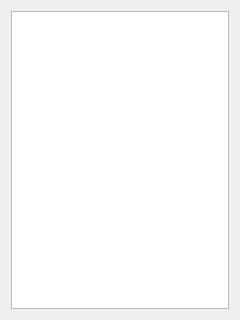
<?xml version="1.0" encoding="UTF-8"?>
<ui version="4.0">
 <class>Form</class>
 <widget class="QWidget" name="Form">
  <property name="geometry">
   <rect>
    <x>0</x>
    <y>0</y>
    <width>240</width>
    <height>320</height>
   </rect>
  </property>
  <property name="windowTitle">
   <string>sub_tree</string>
  </property>
  <layout class="QHBoxLayout" name="horizontalLayout">
   <item>
    <widget class="QListWidget" name="lw_sub_tree">
     <property name="mouseTracking">
      <bool>true</bool>
     </property>
     <property name="focusPolicy">
      <enum>Qt::WheelFocus</enum>
     </property>
     <property name="sizeAdjustPolicy">
      <enum>QAbstractScrollArea::AdjustIgnored</enum>
     </property>
     <property name="editTriggers">
      <set>QAbstractItemView::NoEditTriggers</set>
     </property>
     <property name="tabKeyNavigation">
      <bool>true</bool>
     </property>
     <property name="alternatingRowColors">
      <bool>true</bool>
     </property>
     <property name="movement">
      <enum>QListView::Static</enum>
     </property>
    </widget>
   </item>
  </layout>
 </widget>
 <resources/>
 <connections/>
</ui>
